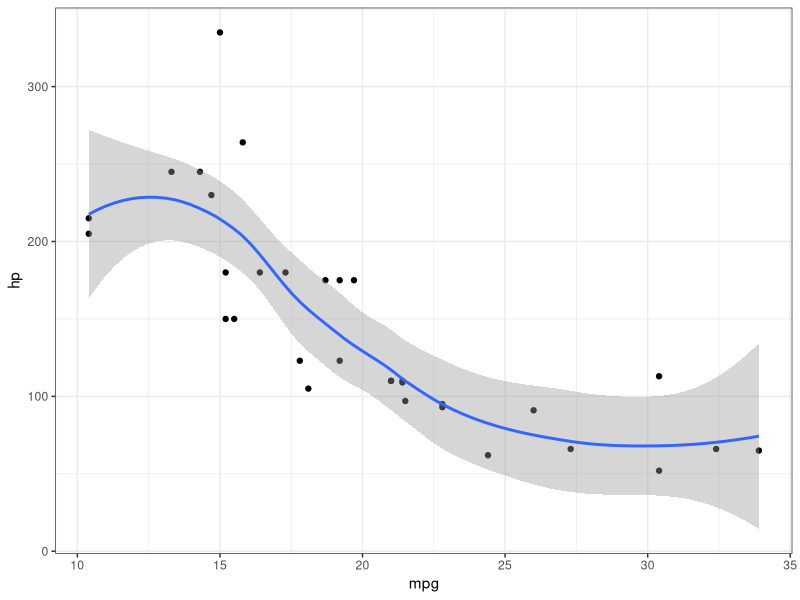

This chart was generated by the following R code:
## ---- chunk 1
# Add some code
library(tidyverse)

head(mtcars)

## ---- chunk 2
ggplot(mtcars,aes(mpg,hp))+
  geom_point()+
  geom_smooth()+
  theme_bw()
